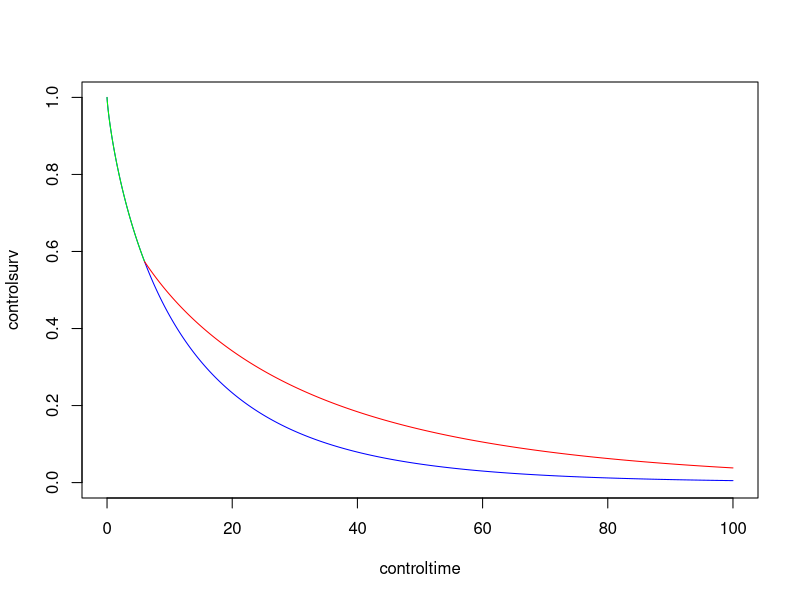
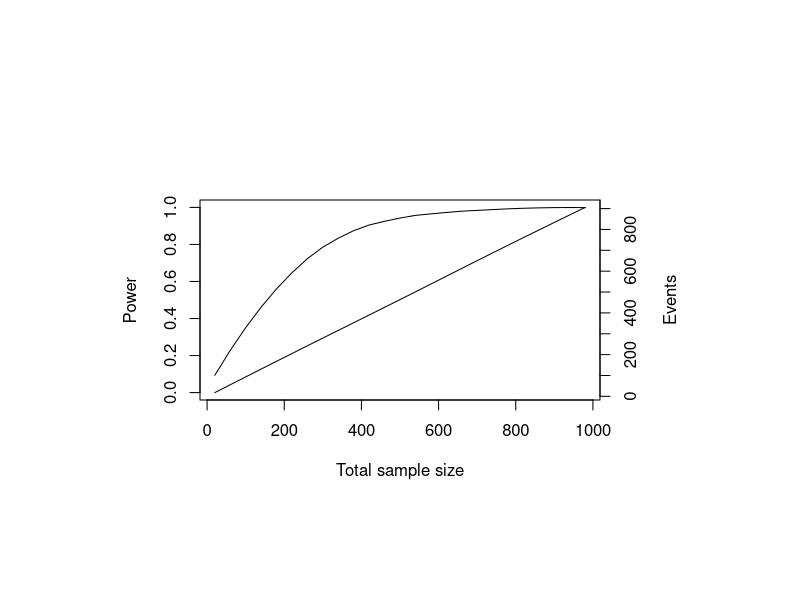
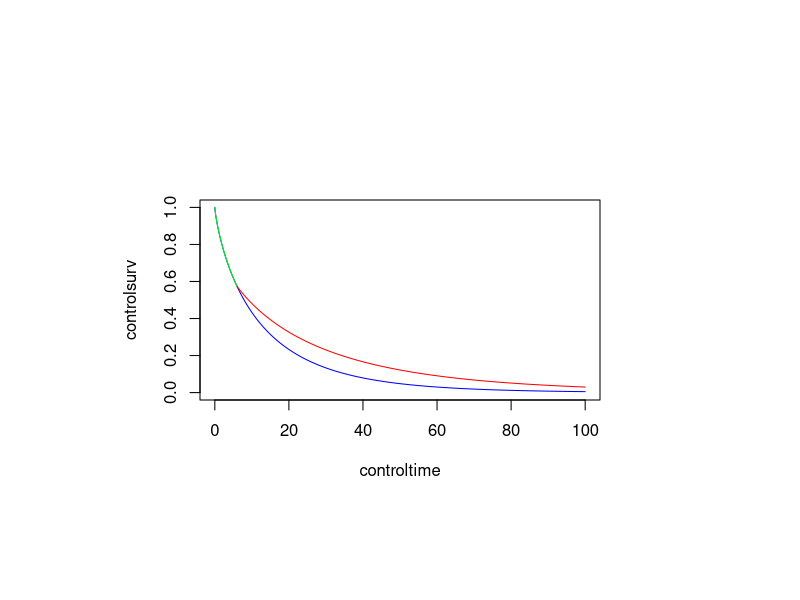

Recreate these plots in R, in order. (Note: a time limit stopped this script after it produced the figures.)

####
#Looking at stopping for futility in the case we have
####

library(survival)
library(tidyverse)
#Start off with traditional power


#We assume the following parameters for our model
lambda2 <- 0.08
gamma2 <- 0.8
lambda1 <- 0.04
gamma1 <- 0.8

#Draw the control curve
controltime <- seq(0, 100, by=0.01)
controlsurv <- exp(-(lambda2*controltime)^gamma2)
plot(controltime, controlsurv, type="l", col="blue", ylim=c(0,1))

#We assume that the delay is 6 months
bigT <- 6

#Draw the delay curve
delaytime <- seq(0, bigT, by=0.01)
delaysurv <- exp(-(lambda2*delaytime)^gamma2)
lines(delaytime, delaysurv, type="l", col="green")

#Draw the treatment curve
treatmenttime <- seq(bigT, 100 , by=0.01)
treatmentsurv <- exp(-(lambda2*bigT)^gamma2-lambda1^gamma1*(treatmenttime^gamma1-bigT^gamma1))
lines(treatmenttime, treatmentsurv, type="l", col="red")

#So we have no uncertainty about our parameters here
#Can we construct a power curve for this setup?
#We only want to run the trial for 60 months

trialLength <- 60

powerfunc <- function(n1, n2){
  powervec <- rep(NA, 250)
  eventvec <- rep(NA, 250)
  for (i in 1:length(powervec)){
    controldata <- data.frame(time = rweibull(n1, gamma2, 1/lambda2))
    
    CP <- exp(-(lambda2*bigT)^gamma2)[[1]]
    u <- runif(n2)
    
    suppressWarnings(z <- ifelse(u>CP, (1/lambda2)*exp(1/gamma2*log(-log(u))), exp((1/gamma1)*log(1/(lambda1^gamma1)*(-log(u)-(lambda2*bigT)^gamma2+lambda1^gamma1*bigT*gamma1)))))
    
    DataCombined <- data.frame(time = c(controldata$time, z),
                               group = c(rep("Control", n1), rep("Treatment", n2)))
    
    DataCombined$cens <- DataCombined$time < trialLength
    
    DataCombined$cens <- DataCombined$cens*1
    
    
    
    if (sum(DataCombined$cens)==(n1+n2)){
      
    } else {
      DataCombined[DataCombined$cens==0,]$time <- trialLength
    }
    
    
    eventvec <- sum(DataCombined$cens==1)
    
    test <- survdiff(Surv(time, cens)~group, data = DataCombined)
    powervec[i] <- test$chisq > qchisq(0.95, 1)
  }
  return(list(powervec = mean(powervec), eventvec=mean(na.omit(eventvec))))
}


n1vec <- seq(10, 500, by=20)
n2vec <- seq(10, 500, by=20)
powervec <- rep(NA, length(n1vec))
eventvec <- rep(NA, length(n1vec))
for (j in 1:length(n1vec)){
  powervec[j] <- powerfunc(n1vec[j], n2vec[j])$powervec
  eventvec[j] <- powerfunc(n1vec[j], n2vec[j])$eventvec
}

nvec <- n1vec+n2vec
powersmooth <- loess(powervec~nvec)
par(mar = c(10, 10, 10, 10))
plot(nvec, predict(powersmooth), ylim=c(0,1), ylab = "Power", xlab="Total sample size", type="l")

eventsmooth <- loess(eventvec~nvec)

par(new = TRUE)		

plot(nvec, predict(eventsmooth), ylab = "", xlab="", type="l", axes=F)
axis(side = 4, at = seq(0, 1000, by=100))
mtext("Events", side = 4, line = 3)


#How would we stop for futility in this scenario?
#We could take the results so far, calculate the hazard ratio post-treatment and simulate data according to this hazard ratio
#We need to have already gone past the delay
#We then calculate conditional power according to these simulated observations
#If CP lower than 0.1, say, we stop for futility
#We base on events rather than sample size

#Lets assume we have an interim look at 10 months

#For 80% power, we need 320 patients
#We expect to see 300 events
#So if we do it event driven

#We need to simulate clinical trials with the following differences: time of delay and post-delay HR
#We look at the data say 10 months in


#We have planned for a HR of 0.574

#We only consider uncertainty in length of delay now

#Length of delay is 8 months, when is the best time to conduct a futility look?
#But why are we looking at futility, when the truth is that it does work?


#Why don't we look at BPP here, as this is better defined than an arbitrary choice for CP

#Before we do this, we need to calculate sample size by using assurance

#We assume the following parameters for our model
lambda2 <- 0.08
gamma2 <- 0.8
gamma1 <- 0.8

#We have elicited the follow distributions
#bigT <- norm(6, 0.5)
#HR <- beta(10, 6)

#Draw the control curve
controltime <- seq(0, 100, by=0.01)
controlsurv <- exp(-(lambda2*controltime)^gamma2)
plot(controltime, controlsurv, type="l", col="blue", ylim=c(0,1))

#We assume that the delay is 6 months
bigT <- 6

#Draw the delay curve
delaytime <- seq(0, bigT, by=0.01)
delaysurv <- exp(-(lambda2*delaytime)^gamma2)
lines(delaytime, delaysurv, type="l", col="green")

#Draw the treatment curve
#HR mean is 0.625
HR <- 0.625
lambda1 <- exp((log(HR)/gamma2)+log(lambda2))
treatmenttime <- seq(bigT, 100 , by=0.01)
treatmentsurv <- exp(-(lambda2*bigT)^gamma2-lambda1^gamma1*(treatmenttime^gamma1-bigT^gamma1))
lines(treatmenttime, treatmentsurv, type="l", col="red")

#So we have no uncertainty about our parameters here
#Can we construct a power curve for this setup?
#We only want to run the trial for 60 months

trialLength <- 60

assfunc <- function(n1, n2){
  assvec <- rep(NA, 250)
  eventvec <- rep(NA, 250)
  for (i in 1:length(assvec)){
    bigT <- rnorm(1, 6, 0.5)
    HR <- rbeta(1, 10, 6)
    lambda1 <- exp((log(HR)/gamma2)+log(lambda2))
    
    controldata <- data.frame(time = rweibull(n1, gamma2, 1/lambda2))
    
    CP <- exp(-(lambda2*bigT)^gamma2)[[1]]
    u <- runif(n2)
    
    suppressWarnings(z <- ifelse(u>CP, (1/lambda2)*exp(1/gamma2*log(-log(u))), exp((1/gamma1)*log(1/(lambda1^gamma1)*(-log(u)-(lambda2*bigT)^gamma2+lambda1^gamma1*bigT*gamma1)))))
    
    DataCombined <- data.frame(time = c(controldata$time, z),
                               group = c(rep("Control", n1), rep("Treatment", n2)))
    
    DataCombined$cens <- DataCombined$time < trialLength
    
    DataCombined$cens <- DataCombined$cens*1
    
    
    
    if (sum(DataCombined$cens)==(n1+n2)){
      
    } else {
      DataCombined[DataCombined$cens==0,]$time <- trialLength
    }
    
    
    eventvec <- sum(DataCombined$cens==1)
    
    test <- survdiff(Surv(time, cens)~group, data = DataCombined)
    assvec[i] <- test$chisq > qchisq(0.95, 1)
  }
  return(list(assvec = mean(assvec), eventvec=mean(na.omit(eventvec))))
}


n1vec <- seq(10, 500, by=20)
n2vec <- seq(10, 500, by=20)
assvec <- rep(NA, length(n1vec))
eventvec <- rep(NA, length(n1vec))
for (j in 1:length(n1vec)){
  assvec[j] <- assfunc(n1vec[j], n2vec[j])$assvec
  eventvec[j] <- assfunc(n1vec[j], n2vec[j])$eventvec
}

nvec <- n1vec+n2vec
asssmooth <- loess(assvec~nvec)
par(mar = c(10, 10, 10, 10))
plot(nvec, predict(asssmooth), ylim=c(0,1), ylab = "Assurance", xlab="Total sample size", type="l")

eventsmooth <- loess(eventvec~nvec)

par(new = TRUE)		

plot(nvec, predict(eventsmooth), ylab = "", xlab="", type="l", axes=F)
axis(side = 4, at = seq(0, 1000, by=100))
mtext("Events", side = 4, line = 3)

predict(asssmooth, newdata = 500)

predict(eventsmooth, newdata = 500)

#We require 464 events for 80% power, 500 patients

#Lets simulate some data, we look at 50% through the information fraction, so we look when 232 events have happened
#We simulate the delay to be 8 months, but keep the HR the same
#We can combine the data with the prior to compute BPP

#We simulate 250 patients in each arm

n1 <- 250
n2 <- 250

lambda2 <- 0.08
gamma2 <- 0.8
gamma1 <- 0.8
HR <- 0.625
lambda1 <- exp((log(HR)/gamma2)+log(lambda2))
bigT <- 8

controldata <- data.frame(time = rweibull(n1, gamma2, 1/lambda2))
CP <- exp(-(lambda2*bigT)^gamma2)[[1]]
u <- runif(n2)

suppressWarnings(z <- ifelse(u>CP, (1/lambda2)*exp(1/gamma2*log(-log(u))), exp((1/gamma1)*log(1/(lambda1^gamma1)*(-log(u)-(lambda2*bigT)^gamma2+lambda1^gamma1*bigT*gamma1)))))

DataCombined <- data.frame(time = c(controldata$time, z),
                           group = c(rep("Control", n1), rep("Treatment", n2)))


DataCombined[order(DataCombined$time),][232,]$time

DataCombined$cens <-  DataCombined$time<DataCombined[order(DataCombined$time),][232,]$time
